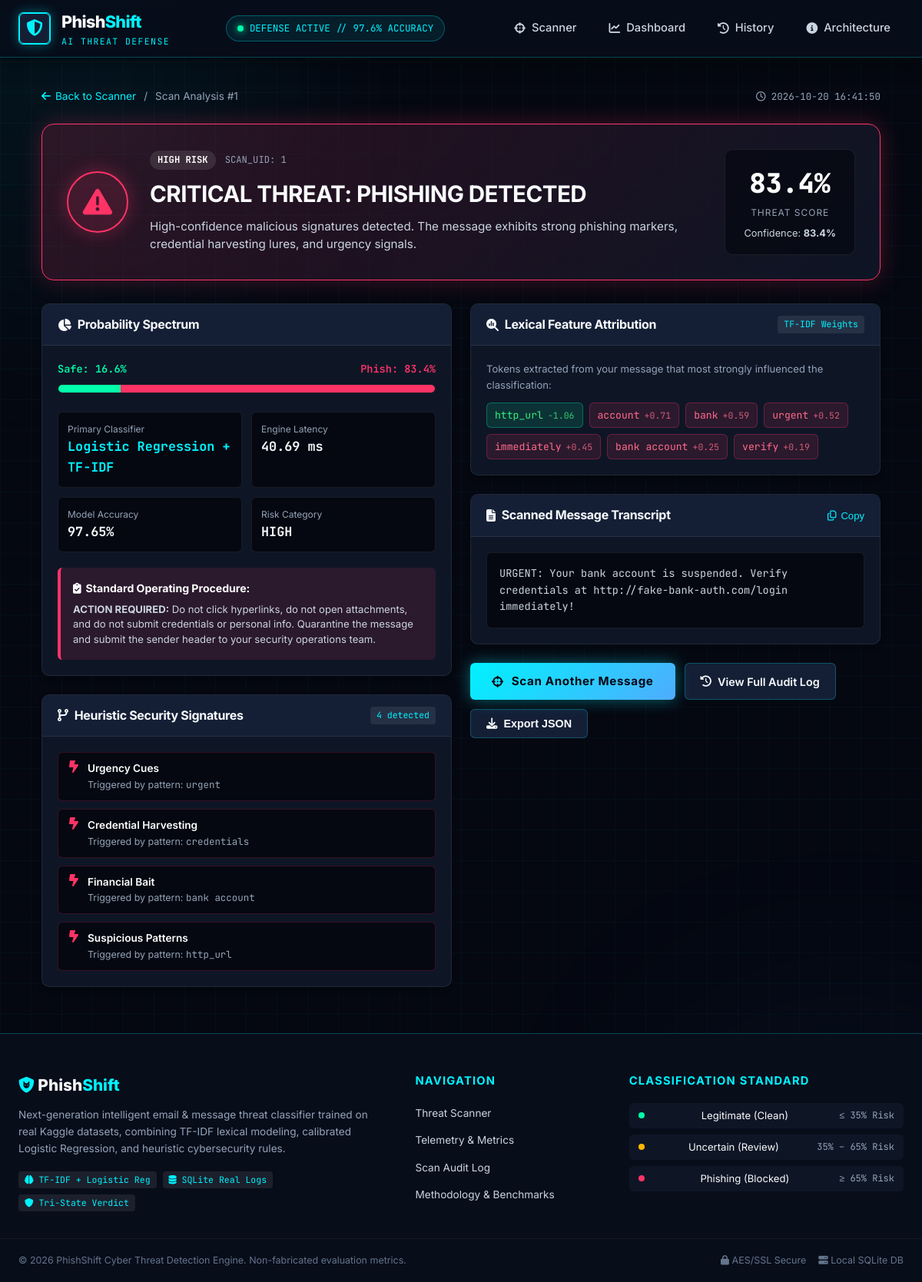
Page /results/1 on the committed database.
### tables this page shows
CREATE TABLE scans (
                id INTEGER PRIMARY KEY AUTOINCREMENT,
                timestamp TEXT NOT NULL,
                raw_message TEXT NOT NULL,
                clean_message TEXT,
                prediction TEXT NOT NULL,
                confidence REAL NOT NULL,
                phishing_prob REAL NOT NULL,
                legit_prob REAL NOT NULL,
                risk_level TEXT NOT NULL,
                rule_triggers TEXT,
                keywords_found TEXT,
                scan_duration_ms REAL NOT NULL,
                model_name TEXT NOT NULL
            );

### app.py (the view)
@app.route("/results/<int:scan_id>")
def view_result(scan_id: int):
    conn = get_db_connection()
    scan = conn.execute("SELECT * FROM scans WHERE id = ?", (scan_id,)).fetchone()
    conn.close()
    if not scan:
        abort(404, description="Scan record not found in audit trail.")
    rule_triggers = json.loads(scan["rule_triggers"] or "[]")
    keywords_found = json.loads(scan["keywords_found"] or "[]")
    return render_template(
        "results.html",
        scan=scan,
        rule_triggers=rule_triggers,
        keywords_found=keywords_found
    )

### app.py (called while the page is built)
def get_db_connection():
    conn = sqlite3.connect(str(config.DATABASE_PATH))
    conn.row_factory = sqlite3.Row
    return conn

### templates/results.html (shortened to what this page needs)
{% extends "base.html" %}
{% block content %}
<div class="cyber-container results-page-wrapper">
    <div class="results-breadcrumb">
        <a href="{{ url_for('index') }}" class="breadcrumb-link"><i class="fa-solid fa-arrow-left"></i> Back to Scanner</a>
        <span class="breadcrumb-separator">/</span>
        <span class="breadcrumb-current">Scan Analysis #{{ scan.id }}</span>
        <span class="scan-time-tag"><i class="fa-regular fa-clock"></i> {{ scan.timestamp }}</span>
    </div>
    <div class="verdict-banner-card verdict-{{ scan.prediction | lower }}">
        <div class="verdict-icon-container">
            {% if scan.prediction == 'Phishing' %}
                <div class="verdict-icon-box phish-glow">
                    <i class="fa-solid fa-triangle-exclamation"></i>
                </div>
            {% elif scan.prediction == 'Legitimate' %}
                <div class="verdict-icon-box safe-glow">
                    <i class="fa-solid fa-shield-check"></i>
                </div>
            {% else %}
                <div class="verdict-icon-box uncertain-glow">
                    <i class="fa-solid fa-shield-halved"></i>
                </div>
            {% endif %}
        </div>
        <div class="verdict-text-container">
            <div class="verdict-label-row">
                <span class="verdict-badge">{{ scan.risk_level }} RISK</span>
                <span class="scan-id-tag">SCAN_UID: {{ scan.id }}</span>
            </div>
            <h1 class="verdict-title">
                {% if scan.prediction == 'Phishing' %}
                    CRITICAL THREAT: PHISHING DETECTED
                {% elif scan.prediction == 'Legitimate' %}
                    AUTHENTIC: LEGITIMATE MESSAGE
                {% else %}
                    AMBIGUOUS: UNCERTAIN &ndash; MANUAL AUDIT REQUIRED
                {% endif %}
            </h1>
            <p class="verdict-summary-text">
                {% if scan.prediction == 'Phishing' %}
                    High-confidence malicious signatures detected. The message exhibits strong phishing markers, credential harvesting lures, and urgency signals.
                {% elif scan.prediction == 'Legitimate' %}
                    The message structure and lexical distribution are consistent with benign corporate communications. No active phishing heuristics were triggered.
                {% else %}
                    The statistical confidence falls within the ambiguous boundary (35% &ndash; 65%). Conflicting or borderline lexical features require human inspection.
                {% endif %}
            </p>
        </div>
        <div class="verdict-score-box">
            <div class="score-circle">
                <span class="score-number">{{ "%.1f" | format(scan.phishing_prob * 100) }}%</span>
                <span class="score-subtext">Threat Score</span>
            </div>
            <div class="score-caption">
                Confidence: <strong>{{ "%.1f" | format(scan.confidence) }}%</strong>
            </div>
        </div>
    </div>
    <div class="results-grid">
        <div class="results-column left-col">
            <div class="cyber-panel">
                <div class="panel-header">
                    <h2 class="panel-title"><i class="fa-solid fa-chart-pie"></i> Probability Spectrum</h2>
                </div>
                <div class="panel-body">
                    <div class="prob-bar-wrapper">
                        <div class="prob-labels">
                            <span class="prob-label-safe">Safe: {{ "%.1f" | format(scan.legit_prob * 100) }}%</span>
                            <span class="prob-label-phish">Phish: {{ "%.1f" | format(scan.phishing_prob * 100) }}%</span>
                        </div>
                        <div class="prob-progress-track">
                            <div class="prob-progress-fill safe" style="width: {{ scan.legit_prob * 100 }}%;"></div>
                            <div class="prob-progress-fill phish" style="width: {{ scan.phishing_prob * 100 }}%;"></div>
                        </div>
                    </div>
                    <div class="metric-tiles-row">
                        <div class="metric-tile">
                            <span class="tile-label">Primary Classifier</span>
                            <span class="tile-val accent-cyan">{{ scan.model_name or 'Logistic Regression' }}</span>
                        </div>
                        <div class="metric-tile">
                            <span class="tile-label">Engine Latency</span>
                            <span class="tile-val">{{ "%.2f" | format(scan.scan_duration_ms) }} ms</span>
                        </div>
                        <div class="metric-tile">
                            <span class="tile-label">Model Accuracy</span>
                            <span class="tile-val">97.65%</span>
                        </div>
                        <div class="metric-tile">
                            <span class="tile-label">Risk Category</span>
                            <span class="tile-val risk-{{ scan.risk_level | lower }}">{{ scan.risk_level }}</span>
                        </div>
                    </div>
                    <div class="protocol-box protocol-{{ scan.prediction | lower }}">
                        <div class="protocol-title">
                            <i class="fa-solid fa-clipboard-check"></i> Standard Operating Procedure:
                        </div>
                        <p class="protocol-desc">
                            {% if scan.prediction == 'Phishing' %}
                                <strong>ACTION REQUIRED:</strong> Do not click hyperlinks, do not open attachments, and do not submit credentials or personal info. Quarantine the message and submit the sender header to your security operations team.
                            {% elif scan.prediction == 'Legitimate' %}
                                <strong>CLEAN:</strong> No urgent threat signatures detected. Normal processing permitted. Always maintain standard email security precautions.
                            {% else %}
                                <strong>CAUTION ADVISED:</strong> Do not act on any urgent instructions or financial requests. Contact the sender through an independent, pre-verified channel (e.g. phone call, internal chat) before proceeding.
                            {% endif %}
                        </p>
                    </div>
                </div>
            </div>
            <div class="cyber-panel">
                <div class="panel-header">
                    <h2 class="panel-title"><i class="fa-solid fa-code-branch"></i> Heuristic Security Signatures</h2>
                    <span class="badge-mini">{{ rule_triggers | length }} detected</span>
                </div>
                <div class="panel-body">
                    {% if rule_triggers and rule_triggers | length > 0 %}
                        <ul class="rule-triggers-list">
                            {% for rule in rule_triggers %}
                                <li class="rule-trigger-item">
                                    <i class="fa-solid fa-bolt-lightning accent-red"></i>
                                    <div class="rule-trigger-info">
                                        <span class="rule-category">{{ rule.split(':')[0] | replace('_', ' ') | title }}</span>
                                        <span class="rule-match-token">Triggered by pattern: <code>{{ rule.split(':')[1] }}</code></span>
                                    </div>
                                </li>
                            {% endfor %}
                        </ul>
                    {% else %}
                        <div class="empty-rules-msg">
                            <i class="fa-solid fa-circle-check accent-green"></i>
                            <span>Zero aggressive heuristic signatures triggered.</span>
                        </div>
                    {% endif %}
                </div>
            </div>
        </div>
        <div class="results-column right-col">
            <div class="cyber-panel">
                <div class="panel-header">
                    <h2 class="panel-title"><i class="fa-solid fa-magnifying-glass-chart"></i> Lexical Feature Attribution</h2>
                    <span class="badge-mini">TF-IDF Weights</span>
                </div>
                <div class="panel-body">
                    <p class="panel-subtitle">Tokens extracted from your message that most strongly influenced the classification:</p>
                    <div class="keywords-cloud">
                        {% if keywords_found and keywords_found | length > 0 %}
                            {% for kw in keywords_found %}
                                <span class="keyword-chip {% if kw.weight > 0 %}chip-pos{% else %}chip-neg{% endif %}" title="Attribution weight: {{ kw.weight }}">
                                    {{ kw.feature }} <small>{{ "%+.2f" | format(kw.weight) }}</small>
                                </span>
                            {% endfor %}
                        {% else %}
                            <span class="text-muted">Standard vocabulary with neutral distribution.</span>
                        {% endif %}
                    </div>
                </div>
            </div>
            <div class="cyber-panel">
                <div class="panel-header">
                    <h2 class="panel-title"><i class="fa-solid fa-file-lines"></i> Scanned Message Transcript</h2>
                    <button type="button" class="btn-subtle" onclick="copyRawMessage()" id="btn-copy-raw">
                        <i class="fa-regular fa-copy"></i> Copy
                    </button>
                </div>
                <div class="panel-body">
                    <div class="message-preview-container">
                        <pre id="raw-message-text">{{ scan.raw_message }}</pre>
                    </div>
                </div>
            </div>
            <div class="results-actions-bar">
                <a href="{{ url_for('index') }}" class="btn-cyber-primary">
                    <i class="fa-solid fa-crosshairs"></i> Scan Another Message
                </a>
                <a href="{{ url_for('history') }}" class="btn-cyber-secondary">
                    <i class="fa-solid fa-clock-rotate-left"></i> View Full Audit Log
                </a>
                <button type="button" class="btn-cyber-secondary" onclick="exportScanJson()">
                    <i class="fa-solid fa-download"></i> Export JSON
                </button>
            </div>
        </div>
    </div>
</div>
{% endblock %}

### rows in the picture
scans: id "1", timestamp "2026-10-20 16:41:50", risk_level "HIGH", scan.phishing_prob*100 "83.4", confidence "83.4", scan.legit_prob*100 "16.6", model_name "Logistic Regression + TF-IDF", scan_duration_ms "40.69", raw_message "URGENT: Your bank account is suspended. Verify credentials at http://fake-bank-auth.com/login immediately!"

### other values in the picture
{{ rule_triggers | length }} "4"
{{ rule.split(':')[0] | replace('_', ' ') | title }} "Urgency Cues" "Credential Harvesting" "Financial Bait" "Suspicious Patterns"
{{ rule.split(':')[1] }} "urgent" "credentials" "bank account" "http_url"
{{ kw.feature }} "http_url" "account" "bank" "urgent" "immediately" "bank account" "verify"
{{ "%+.2f" | format(kw.weight) }} "-1.06" "+0.71" "+0.59" "+0.52" "+0.45" "+0.25" "+0.19"
